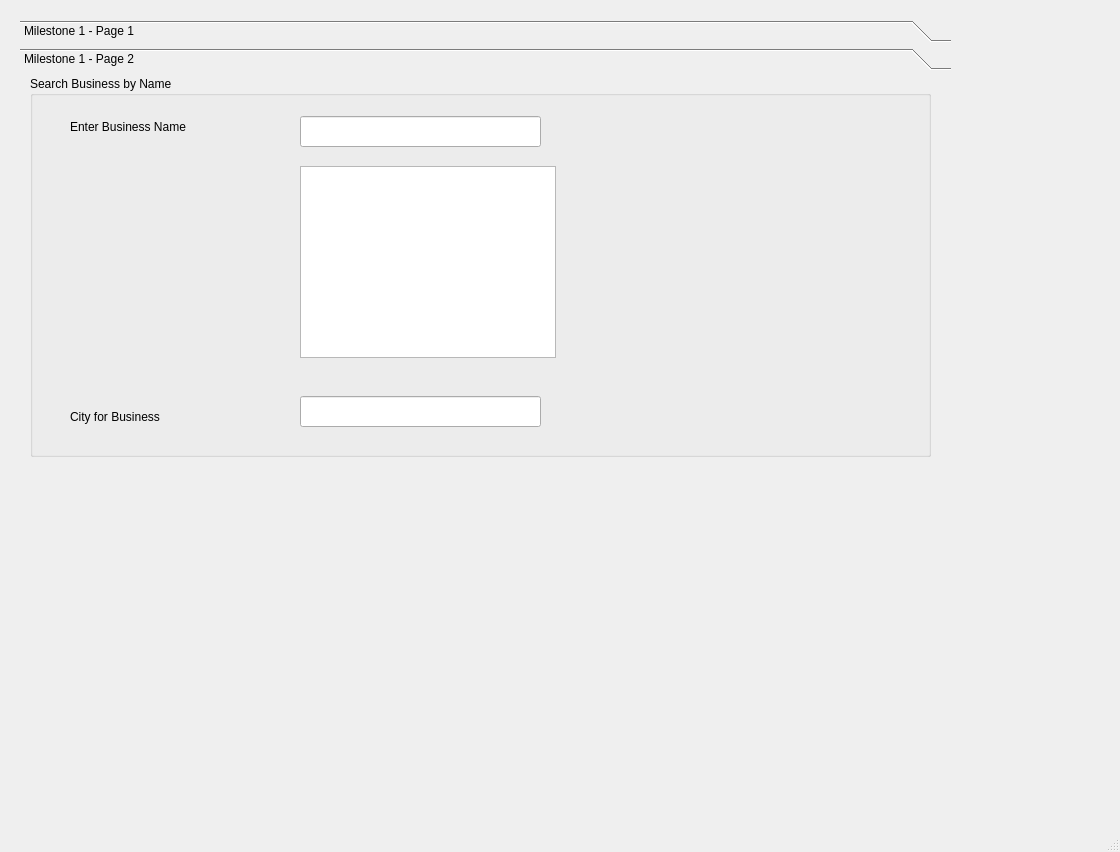
<?xml version="1.0" encoding="UTF-8"?>
<ui version="4.0">
 <class>MainWindow</class>
 <widget class="QMainWindow" name="MainWindow">
  <property name="geometry">
   <rect>
    <x>0</x>
    <y>0</y>
    <width>1120</width>
    <height>852</height>
   </rect>
  </property>
  <property name="windowTitle">
   <string>MainWindow</string>
  </property>
  <widget class="QWidget" name="centralwidget">
   <widget class="QToolBox" name="businessGroup">
    <property name="geometry">
     <rect>
      <x>20</x>
      <y>20</y>
      <width>931</width>
      <height>471</height>
     </rect>
    </property>
    <property name="styleSheet">
     <string notr="true">font: 12pt &quot;Lucida Sans&quot;;</string>
    </property>
    <property name="currentIndex">
     <number>1</number>
    </property>
    <widget class="QWidget" name="page">
     <property name="geometry">
      <rect>
       <x>0</x>
       <y>0</y>
       <width>931</width>
       <height>395</height>
      </rect>
     </property>
     <attribute name="label">
      <string>Milestone 1 - Page 1</string>
     </attribute>
     <widget class="QGroupBox" name="groupBox">
      <property name="geometry">
       <rect>
        <x>-10</x>
        <y>10</y>
        <width>411</width>
        <height>361</height>
       </rect>
      </property>
      <property name="styleSheet">
       <string notr="true">font: 10pt &quot;Lucida Bright&quot;;
background-color: rgb(189, 219, 255);</string>
      </property>
      <property name="title">
       <string>State / City</string>
      </property>
      <widget class="QComboBox" name="stateList">
       <property name="geometry">
        <rect>
         <x>170</x>
         <y>40</y>
         <width>201</width>
         <height>21</height>
        </rect>
       </property>
       <property name="styleSheet">
        <string notr="true">font: 10pt &quot;MS Shell Dlg 2&quot;;
background-color: rgb(255, 255, 255);</string>
       </property>
      </widget>
      <widget class="QLabel" name="label">
       <property name="geometry">
        <rect>
         <x>70</x>
         <y>40</y>
         <width>55</width>
         <height>16</height>
        </rect>
       </property>
       <property name="text">
        <string>State</string>
       </property>
      </widget>
      <widget class="QLabel" name="label_2">
       <property name="geometry">
        <rect>
         <x>70</x>
         <y>90</y>
         <width>55</width>
         <height>16</height>
        </rect>
       </property>
       <property name="text">
        <string>City</string>
       </property>
      </widget>
      <widget class="QListWidget" name="cityList">
       <property name="geometry">
        <rect>
         <x>170</x>
         <y>90</y>
         <width>201</width>
         <height>241</height>
        </rect>
       </property>
       <property name="styleSheet">
        <string notr="true">font: 10pt &quot;MS Shell Dlg 2&quot;;
background-color: rgb(255, 255, 255);</string>
       </property>
      </widget>
     </widget>
     <widget class="QGroupBox" name="groupBox_2">
      <property name="geometry">
       <rect>
        <x>420</x>
        <y>10</y>
        <width>511</width>
        <height>361</height>
       </rect>
      </property>
      <property name="styleSheet">
       <string notr="true">background-color: rgb(189, 219, 255);
font: 10pt &quot;Lucida Bright&quot;;</string>
      </property>
      <property name="title">
       <string>Businesses</string>
      </property>
      <widget class="QTableWidget" name="businessTable">
       <property name="geometry">
        <rect>
         <x>20</x>
         <y>30</y>
         <width>471</width>
         <height>311</height>
        </rect>
       </property>
       <property name="styleSheet">
        <string notr="true">background-color: rgb(255, 255, 255);
font: 10pt &quot;Lucida Bright&quot;;</string>
       </property>
       <attribute name="horizontalHeaderVisible">
        <bool>false</bool>
       </attribute>
       <attribute name="horizontalHeaderMinimumSectionSize">
        <number>25</number>
       </attribute>
       <attribute name="horizontalHeaderStretchLastSection">
        <bool>true</bool>
       </attribute>
       <attribute name="verticalHeaderVisible">
        <bool>false</bool>
       </attribute>
       <attribute name="verticalHeaderDefaultSectionSize">
        <number>30</number>
       </attribute>
       <attribute name="verticalHeaderMinimumSectionSize">
        <number>23</number>
       </attribute>
      </widget>
     </widget>
    </widget>
    <widget class="QWidget" name="page_2">
     <property name="geometry">
      <rect>
       <x>0</x>
       <y>0</y>
       <width>931</width>
       <height>395</height>
      </rect>
     </property>
     <attribute name="label">
      <string>Milestone 1 - Page 2</string>
     </attribute>
     <widget class="QGroupBox" name="groupBox_3">
      <property name="geometry">
       <rect>
        <x>10</x>
        <y>0</y>
        <width>901</width>
        <height>381</height>
       </rect>
      </property>
      <property name="title">
       <string>Search Business by Name</string>
      </property>
      <widget class="QLabel" name="label_3">
       <property name="geometry">
        <rect>
         <x>40</x>
         <y>30</y>
         <width>211</width>
         <height>41</height>
        </rect>
       </property>
       <property name="text">
        <string>Enter Business Name</string>
       </property>
      </widget>
      <widget class="QLabel" name="label_4">
       <property name="geometry">
        <rect>
         <x>40</x>
         <y>320</y>
         <width>171</width>
         <height>41</height>
        </rect>
       </property>
       <property name="text">
        <string>City for Business</string>
       </property>
      </widget>
      <widget class="QLineEdit" name="bname">
       <property name="geometry">
        <rect>
         <x>270</x>
         <y>40</y>
         <width>241</width>
         <height>31</height>
        </rect>
       </property>
       <property name="styleSheet">
        <string notr="true">font: 10pt &quot;Lucida Bright&quot;;</string>
       </property>
      </widget>
      <widget class="QLineEdit" name="bcity">
       <property name="geometry">
        <rect>
         <x>270</x>
         <y>320</y>
         <width>241</width>
         <height>31</height>
        </rect>
       </property>
       <property name="styleSheet">
        <string notr="true">font: 10pt &quot;Lucida Bright&quot;;</string>
       </property>
       <property name="readOnly">
        <bool>true</bool>
       </property>
      </widget>
      <widget class="QListWidget" name="businesses">
       <property name="geometry">
        <rect>
         <x>270</x>
         <y>90</y>
         <width>256</width>
         <height>192</height>
        </rect>
       </property>
      </widget>
     </widget>
    </widget>
   </widget>
  </widget>
  <widget class="QMenuBar" name="menubar">
   <property name="geometry">
    <rect>
     <x>0</x>
     <y>0</y>
     <width>1120</width>
     <height>26</height>
    </rect>
   </property>
  </widget>
  <widget class="QStatusBar" name="statusbar"/>
 </widget>
 <resources/>
 <connections/>
</ui>
